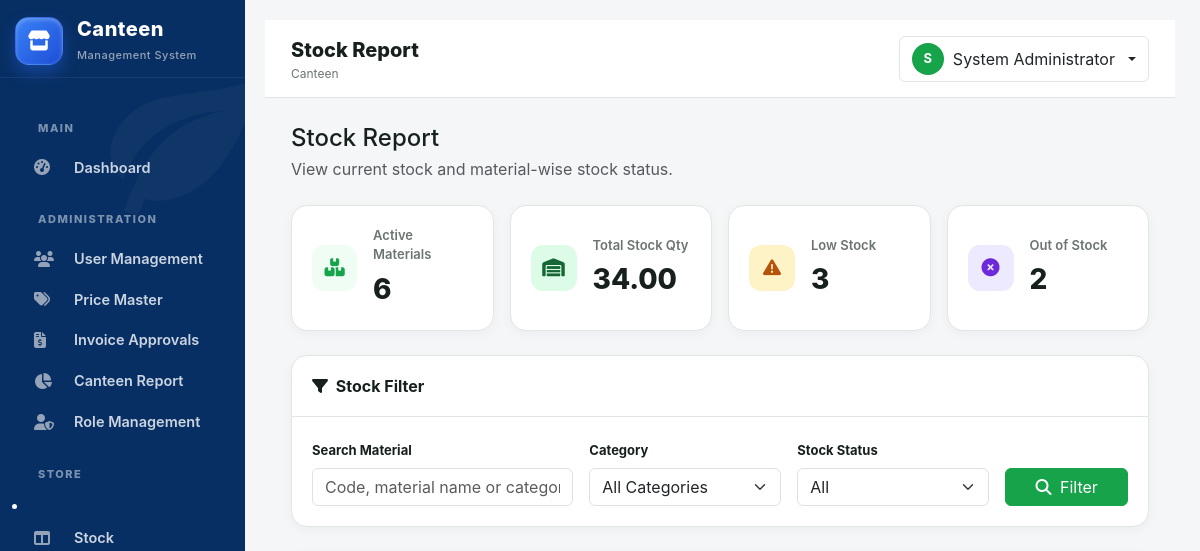
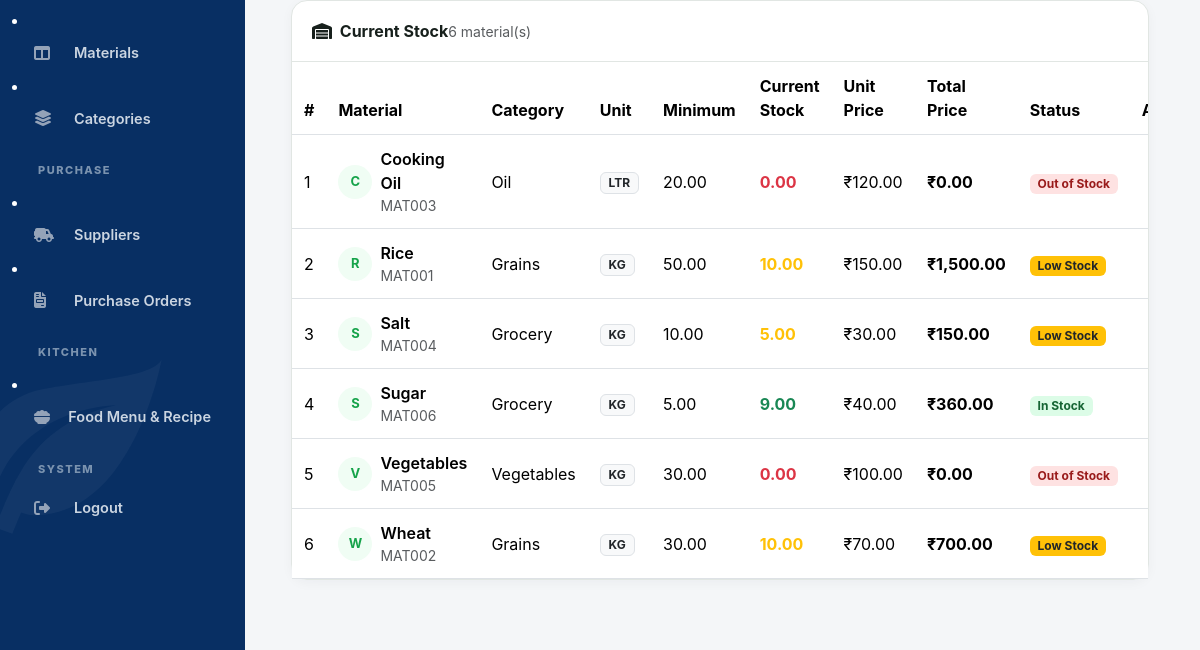
/store/stock.php (signed in), run on an earlier commit of the app's database (2 pictures, top to bottom).
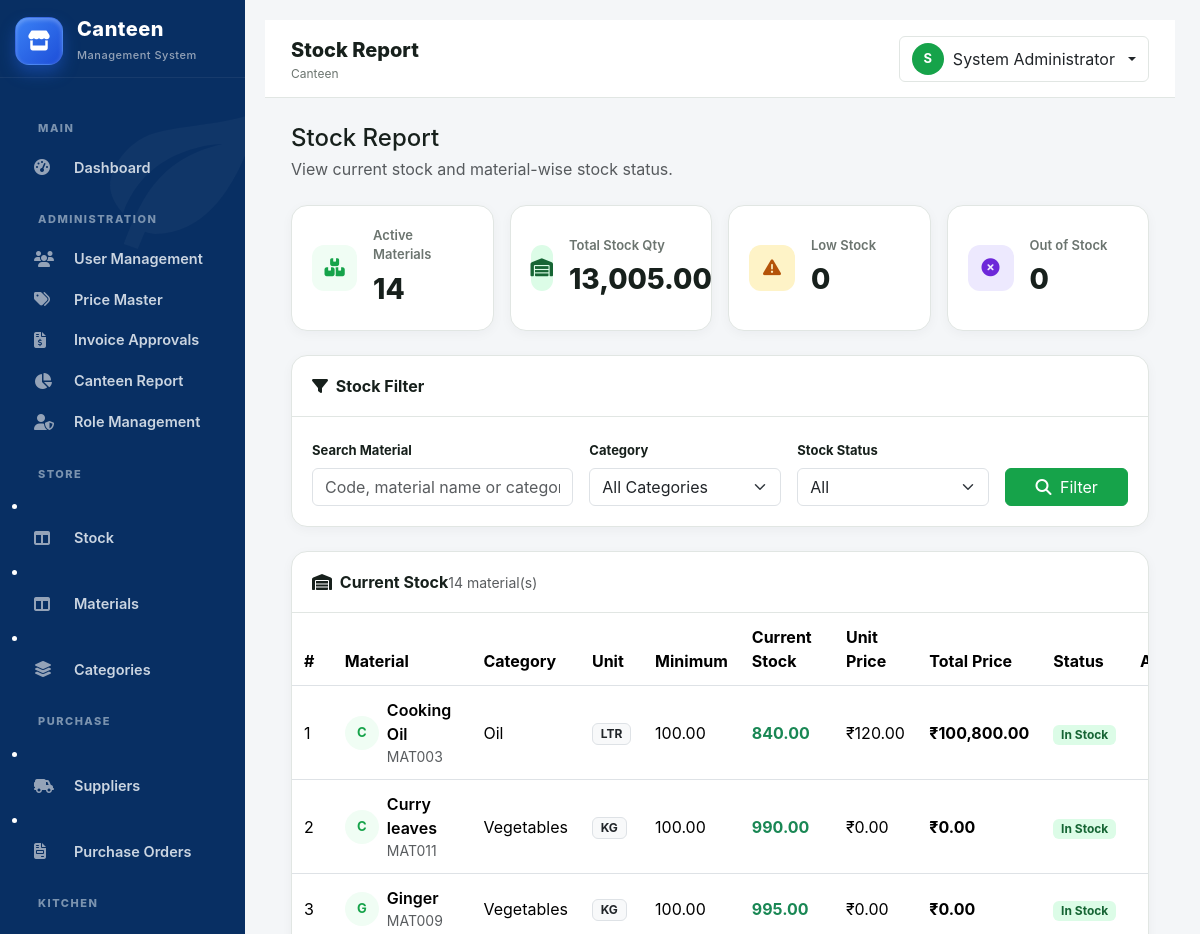
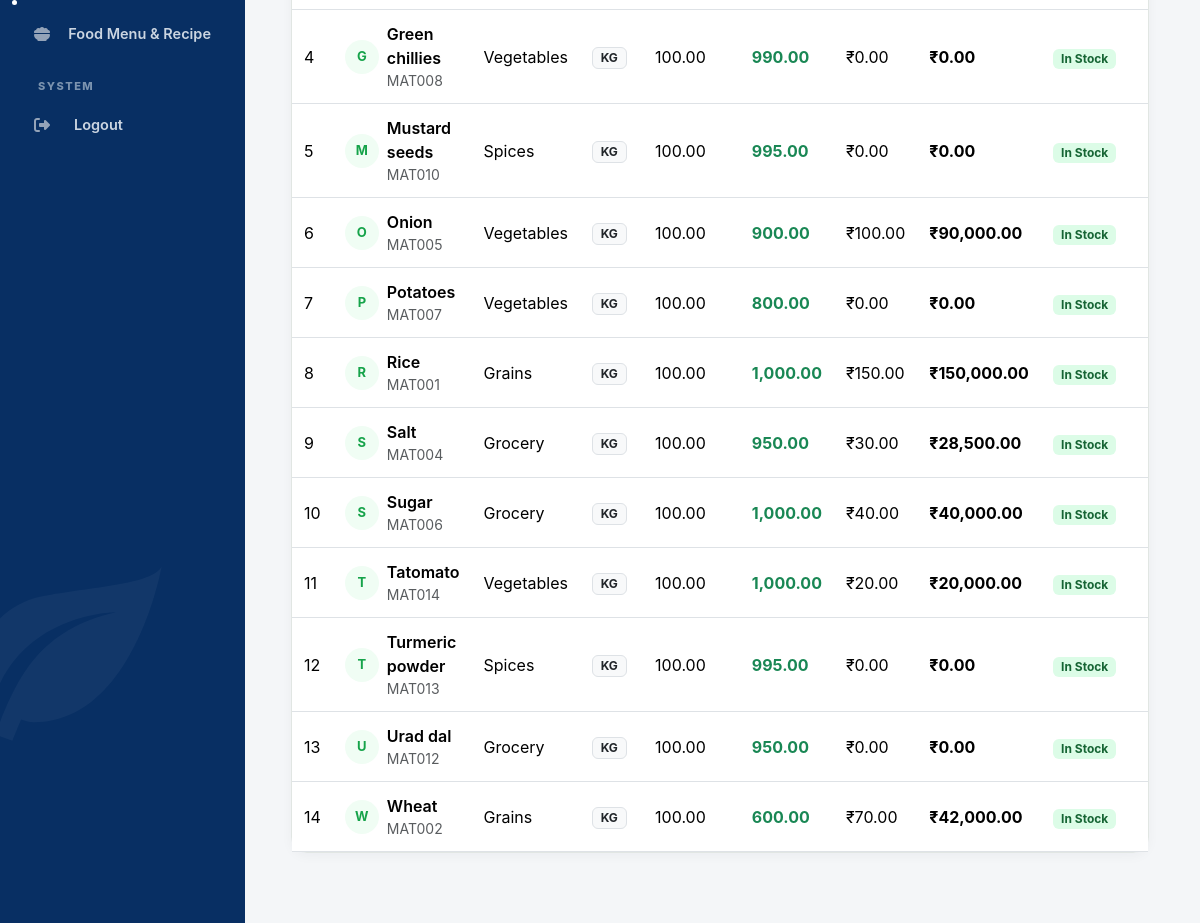
And on a later commit of the database (2 pictures, top to bottom).
### tables this page shows
CREATE TABLE `materials` (
  `id` int(10) UNSIGNED NOT NULL,
  `material_code` varchar(50) DEFAULT NULL,
  `material_name` varchar(150) NOT NULL,
  `category` varchar(100) DEFAULT NULL,
  `unit` varchar(50) NOT NULL,
  `unit_price` decimal(10,2) NOT NULL DEFAULT 0.00,
  `minimum_stock` decimal(12,2) DEFAULT 0.00,
  `current_stock` decimal(12,2) DEFAULT 0.00,
  `status` enum('Enable','Disabled') DEFAULT 'Enable',
  `created_at` datetime DEFAULT current_timestamp(),
  `updated_at` datetime DEFAULT NULL ON UPDATE current_timestamp()
);

### includes/functions.php (called while the page is built, shortened)
<?php
function e(?string $value): string {
    return htmlspecialchars($value ?? '', ENT_QUOTES, 'UTF-8');
}

### store/stock.php (the view, shortened to what the changed rows need)
<?php
require_once __DIR__ . '/../config/database.php';
require_once __DIR__ . '/../includes/functions.php';
$params = [];
$whereSql = '';
$sql = "
        SELECT
        id,
        material_code,
        material_name,
        category,
        unit,
        minimum_stock,
        current_stock,
        unit_price,
        status,
        created_at
    FROM materials
    $whereSql
    ORDER BY material_name ASC
";
$stmt = $con->prepare($sql);
$stmt->execute($params);
$materials = $stmt->fetchAll();
$stmt = $con->query("
    SELECT COUNT(*)
    FROM materials
    WHERE status = 'Enable'
");
$totalMaterials = (int)$stmt->fetchColumn();
$stmt = $con->query("
    SELECT COALESCE(SUM(current_stock), 0)
    FROM materials
    WHERE status = 'Enable'
");
$totalStock = (float)$stmt->fetchColumn();
$stmt = $con->query("
    SELECT COUNT(*)
    FROM materials
    WHERE status = 'Enable'
      AND current_stock > 0
      AND current_stock <= minimum_stock
");
$lowStockCount = (int)$stmt->fetchColumn();
$stmt = $con->query("
    SELECT COUNT(*)
    FROM materials
    WHERE status = 'Enable'
      AND current_stock <= 0
");
$outOfStockCount = (int)$stmt->fetchColumn();
require_once __DIR__ . '/../includes/header.php';
?>
<main class="main-content">
    <div class="page-body">
        <div class="row g-3 mb-4">
            <div class="col-6 col-lg-3">
                <div class="stat-card d-flex align-items-center gap-3">
                    <div>
                        <div class="stat-label">Active Materials</div>
                        <div class="stat-value"><?= $totalMaterials ?></div>
                    </div>
                </div>
            </div>
            <div class="col-6 col-lg-3">
                <div class="stat-card d-flex align-items-center gap-3">
                    <div>
                        <div class="stat-label">Total Stock Qty</div>
                        <div class="stat-value"><?= number_format($totalStock, 2) ?></div>
                    </div>
                </div>
            </div>
            <div class="col-6 col-lg-3">
                <div class="stat-card d-flex align-items-center gap-3">
                    <div>
                        <div class="stat-label">Low Stock</div>
                        <div class="stat-value"><?= $lowStockCount ?></div>
                    </div>
                </div>
            </div>
            <div class="col-6 col-lg-3">
                <div class="stat-card d-flex align-items-center gap-3">
                    <div>
                        <div class="stat-label">Out of Stock</div>
                        <div class="stat-value"><?= $outOfStockCount ?></div>
                    </div>
                </div>
            </div>
        </div>
        <div class="content-card mb-4">
            <div class="content-card-header">
                <div class="d-flex justify-content-between align-items-center">
                    <strong>
                        <i class="fa-solid fa-warehouse me-1"></i>
                        Current Stock
                    </strong>
                    <span class="text-muted small">
                        <?= count($materials) ?> material(s)
                    </span>
                </div>
            </div>
            <div class="table-responsive">
                <table class="table table-hover align-middle mb-0">
                    <thead>
                        <tr>
                            <th>#</th>
                            <th>Material</th>
                            <th>Category</th>
                            <th>Unit</th>
                            <th>Minimum</th>
                            <th>Current Stock</th>
                            <th>Unit Price</th>
                            <th>Total Price</th>
                            <th>Status</th>
                            <th class="text-center">Action</th>
                        </tr>
                    </thead>
                    <tbody>
                    <?php if (empty($materials)): ?>
                        <tr>
                            <td
                                colspan="10"
                                class="text-center text-muted py-5">
                                <i class="fa-solid fa-box-open fs-2 d-block mb-2"></i>
                                No stock records found.
                            </td>
                        </tr>
                    <?php else: ?>
                        <?php foreach ($materials as $index => $material): ?>
                            <?php
                            $currentStock =
                                (float)$material['current_stock'];
                            $minimumStock =
                                (float)$material['minimum_stock'];
                            if ($material['status'] === 'Disabled') {
                                $stockStatus = 'Disabled';
                                $badgeClass = 'badge-disabled';
                            } elseif ($currentStock <= 0) {
                                $stockStatus = 'Out of Stock';
                                $badgeClass = 'badge-disabled';
                            } elseif ($currentStock <= $minimumStock) {
                                $stockStatus = 'Low Stock';
                                $badgeClass = 'bg-warning text-dark';
                            } else {
                                $stockStatus = 'In Stock';
                                $badgeClass = 'badge-enable';
                            }
                            $initials = strtoupper(
                                substr($material['material_name'], 0, 1)
                            );
                            ?>
                            <tr>
                                <td>
                                    <?= $index + 1 ?>
                                </td>
                                <td>
                                    <div class="d-flex align-items-center gap-2">
                                        <span class="row-avatar">
                                            <?= e($initials) ?>
                                        </span>
                                        <div>
                                            <div class="fw-semibold">
                                                <?= e($material['material_name']) ?>
                                            </div>
                                            <div class="text-muted small">
                                                <?= e($material['material_code']) ?>
                                            </div>
                                        </div>
                                    </div>
                                </td>
                                <td>
                                    <?= e(
                                        $material['category']
                                        ?: '-'
                                    ) ?>
                                </td>
                                <td>
                                    <span class="badge bg-light text-dark border">
                                        <?= e(
                                            $material['unit']
                                        ) ?>
                                    </span>
                                </td>
                                <td>
                                    <?= number_format(
                                        $minimumStock,
                                        2
                                    ) ?>
                                </td>
                               <td>
                                    <strong
                                        class="<?= $stockStatus === 'Out of Stock'
                                            ? 'text-danger'
                                            : (
                                                $stockStatus === 'Low Stock'
                                                ? 'text-warning'
                                                : 'text-success'
                                            )
                                        ?>">
                                        <?= number_format(
                                            $currentStock,
                                            2
                                        ) ?>
                                    </strong>
                                </td>
                                <td>
                                    ₹<?= number_format(
                                        (float)$material['unit_price'],
                                        2
                                    ) ?>
                                </td>
                                <td>
                                    <strong>
                                        ₹<?= number_format(
                                            (float)$material['unit_price'] * $currentStock,
                                            2
                                        ) ?>
                                    </strong>
                                </td>
                                <td>
                                    <span class="badge <?= $badgeClass ?>">
                                        <?= e($stockStatus) ?>
                                    </span>
                                </td>
                                <td class="text-center">
                                </td>
                            </tr>
                        <?php endforeach; ?>
                    <?php endif; ?>
                    </tbody>
                </table>
            </div>
        </div>
    </div>
</main>
<?php
require_once __DIR__ . '/../includes/footer.php';
?>

What changed in the data, as far as the page shows it:
changed materials "Cooking Oil": minimum_stock "20.00" → "100.00"; current_stock "0.00" → "840.00"; (float)$material['unit_price'] * $currentStock "0.00" → "100,800.00"; stockStatus "Out of Stock" → "In Stock"
added materials: material_name "C", material_name "Curry leaves", material_code "MAT011", category "Vegetables", unit "KG", minimum_stock "100.00", current_stock "990.00", unit_price "0.00", (float)$material['unit_price']*$currentStock "0.00", stockStatus "In Stock"
added materials: material_name "G", material_name "Ginger", material_code "MAT009", category "Vegetables", unit "KG", minimum_stock "100.00", current_stock "995.00", unit_price "0.00", (float)$material['unit_price']*$currentStock "0.00", stockStatus "In Stock"
added materials: material_name "G", material_name "Green chillies", material_code "MAT008", category "Vegetables", unit "KG", minimum_stock "100.00", current_stock "990.00", unit_price "0.00", (float)$material['unit_price']*$currentStock "0.00", stockStatus "In Stock"
added materials: material_name "M", material_name "Mustard seeds", material_code "MAT010", category "Spices", unit "KG", minimum_stock "100.00", current_stock "995.00", unit_price "0.00", (float)$material['unit_price']*$currentStock "0.00", stockStatus "In Stock"
changed materials "MAT005": material_name "V" → "O"; material_name "Vegetables" → "Onion"; minimum_stock "30.00" → "100.00"; current_stock "0.00" → "900.00"; (float)$material['unit_price'] * $currentStock "0.00" → "90,000.00"; stockStatus "Out of Stock" → "In Stock"; moves up the list
added materials: material_name "P", material_name "Potatoes", material_code "MAT007", category "Vegetables", unit "KG", minimum_stock "100.00", current_stock "800.00", unit_price "0.00", (float)$material['unit_price']*$currentStock "0.00", stockStatus "In Stock"
changed materials "Rice": minimum_stock "50.00" → "100.00"; current_stock "10.00" → "1,000.00"; (float)$material['unit_price'] * $currentStock "1,500.00" → "150,000.00"; stockStatus "Low Stock" → "In Stock"
changed materials "Salt": minimum_stock "10.00" → "100.00"; current_stock "5.00" → "950.00"; (float)$material['unit_price'] * $currentStock "150.00" → "28,500.00"; stockStatus "Low Stock" → "In Stock"
changed materials "Sugar": minimum_stock "5.00" → "100.00"; current_stock "9.00" → "1,000.00"; (float)$material['unit_price'] * $currentStock "360.00" → "40,000.00"
added materials: material_name "T", material_name "Tatomato", material_code "MAT014", category "Vegetables", unit "KG", minimum_stock "100.00", current_stock "1,000.00", unit_price "20.00", (float)$material['unit_price'] * $currentStock "20,000.00", stockStatus "In Stock"
added materials: material_name "T", material_name "Turmeric powder", material_code "MAT013", category "Spices", unit "KG", minimum_stock "100.00", current_stock "995.00", unit_price "0.00", (float)$material['unit_price']*$currentStock "0.00", stockStatus "In Stock"
added materials: material_name "U", material_name "Urad dal", material_code "MAT012", category "Grocery", unit "KG", minimum_stock "100.00", current_stock "950.00", unit_price "0.00", (float)$material['unit_price']*$currentStock "0.00", stockStatus "In Stock"
changed materials "Wheat": minimum_stock "30.00" → "100.00"; current_stock "10.00" → "600.00"; (float)$material['unit_price'] * $currentStock "700.00" → "42,000.00"; stockStatus "Low Stock" → "In Stock"
Also different on the page:
$totalMaterials: "6" → "14"
$totalStock: "34.00" → "13,005.00"
$lowStockCount: "3" → "0"
$outOfStockCount: "2" → "0"
count($materials): "6" → "14"
